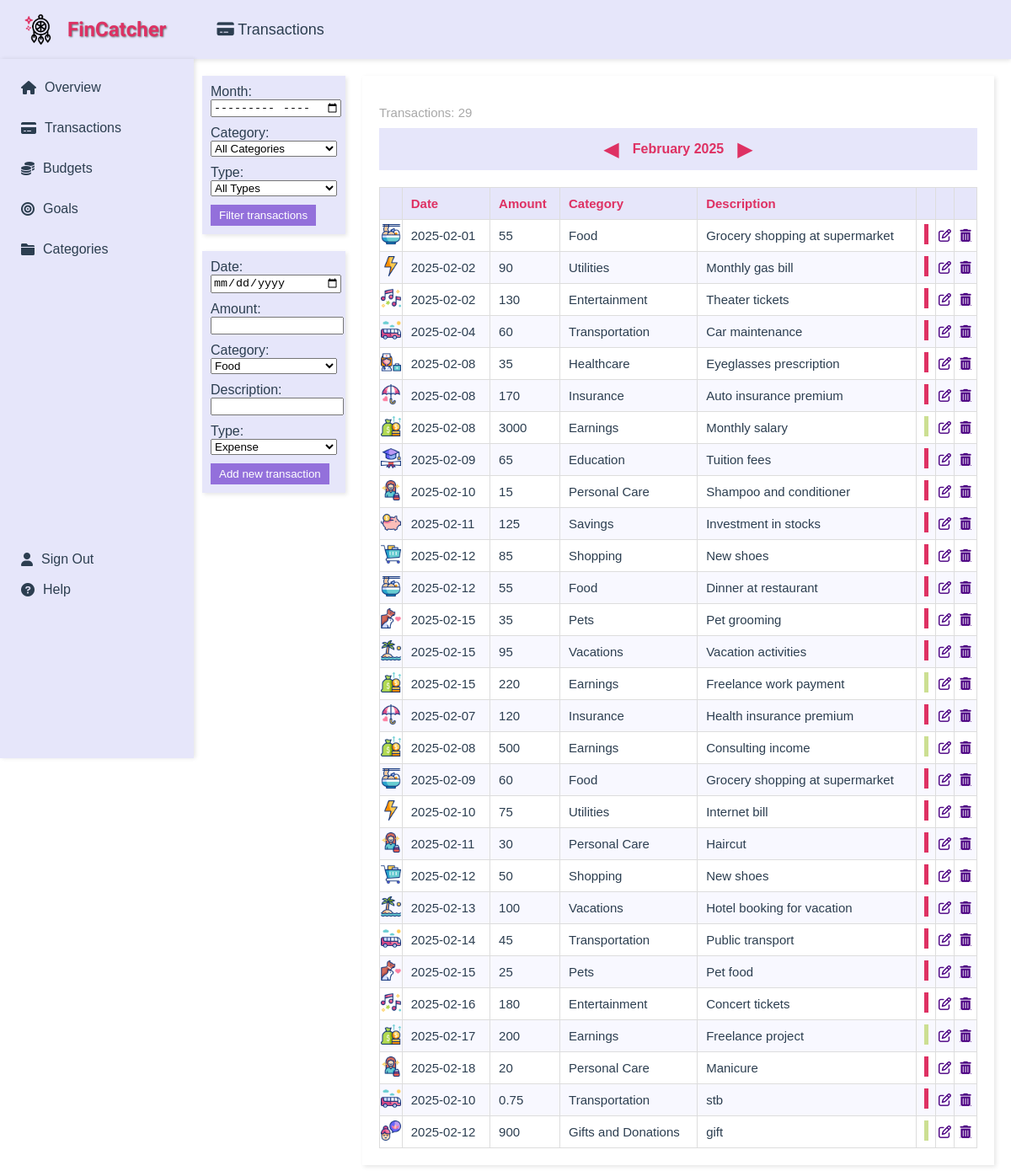
Page /transactions on the committed database.
### app/main/models.py (models this page shows)
class Transactions(db.Model):
    id = db.Column(db.Integer, primary_key=True, unique=True, nullable=False)
    date = db.Column(db.Date, nullable=False)
    amount = db.Column(db.Float, nullable=False)
    category_id = db.Column(db.Integer, db.ForeignKey('categories.id'), nullable=False)  # References Categories table
    description = db.Column(db.String(1000), nullable=True)
    type = db.Column(db.String(10), nullable=False)
    category = db.relationship('Categories', backref=db.backref('transactions', lazy=True))

class Categories(db.Model):
    id = db.Column(db.Integer, primary_key=True, unique=True, nullable=False)
    name = db.Column(db.String(50), unique=True, nullable=False)
    description = db.Column(db.String(1000), nullable=True)

### app/transactions/routes.py (the view, shortened to what this page needs)
@transactions.route('/transactions', methods=['GET', 'POST'])
def transactions_page():
    message = ""
    filter_month = request.args.get('filter_month')
    filter_category = request.args.get('filter_category')
    filter_type = request.args.get('filter_type')
    now = datetime.now()
    current_month = now.month
    current_year = now.year
    change_month = request.args.get('change_month', 0, type=int)
    if filter_month:
        try:
            year, month = map(int, filter_month.split('-'))
        except ValueError:
            year, month = current_year, current_month
    else:
        year, month = current_year, current_month
    new_date = datetime(year, month, 1) + relativedelta(months=change_month)
    new_month = new_date.month
    new_year = new_date.year
    filter_month = f'{new_year}-{new_month:02}'
    current_month_name = new_date.strftime('%B')
    query = Transactions.query.join(Categories).filter(Transactions.category_id == Categories.id)
    if filter_month:
        start_date = datetime.strptime(filter_month + '-01', '%Y-%m-%d')
        last_day = monthrange(new_year, new_month)[1]
        end_date = datetime.strptime(f'{filter_month}-{last_day}', '%Y-%m-%d')
        query = query.filter(Transactions.date >= start_date, Transactions.date <= end_date)
    if filter_category:
        query = query.filter(Transactions.category_id == filter_category)
    if filter_type:
        query = query.filter(Transactions.type == filter_type)
    transactions_list = query.all()
    categories = Categories.query.all()
    return render_template(
        'show_transactions.html',
        transactions=transactions_list,
        categories=categories,
        category_icons=category_icons,
        page_title='Transactions',
        icon='fas fa-credit-card',
        current_month=new_month,
        current_year=new_year,
        current_month_name=current_month_name,
        filter_month=filter_month
    )

### app/transactions/templates/show_transactions.html (shortened to what this page needs)
{% extends "layout.html" %}
{% block content %}
<div style="display: flex; flex-direction: row; justify-content: flex-start;">
    <div style="display: flex; flex-direction: column; margin-right: 20px;">
        <form id="filter-form" action="{{ url_for('transactions.transactions_page') }}" method="GET" style="background-color: #E6E6FA; padding: 10px; box-shadow: 2px 2px 5px rgba(0,0,0,0.1); margin-bottom: 20px; width: 150px;">
            <label for="filter-month" style="margin-bottom: 2px;">Month:</label>
            <input type="month" id="filter-month" name="filter_month" style="margin-bottom: 10px; width: 100%;">
            <label for="filter-category" style="margin-bottom: 2px;">Category:</label>
            <select id="filter-category" name="filter_category" style="margin-bottom: 10px; width: 100%;">
                <option value="">All Categories</option>
            </select>
            <label for="filter-type" style="margin-bottom: 2px;">Type:</label>
            <select id="filter-type" name="filter_type" style="margin-bottom: 10px; width: 100%;">
                <option value="">All Types</option>
            </select>
            <button type="submit" style="background-color: #9370DB; color: white; padding: 5px 10px; border: none; cursor: pointer;">Filter transactions</button>
        </form>
        <form id="add-transaction-form" action="{{ url_for('transactions.transactions_page') }}" method="POST" style="background-color: #E6E6FA; padding: 10px; box-shadow: 2px 2px 5px rgba(0,0,0,0.1); width: 150px;">
            <label for="date" style="margin-bottom: 2px;">Date:</label>
            <input type="date" id="date" name="date" required style="margin-bottom: 10px; width: 100%;">
            <label for="amount" style="margin-bottom: 2px;">Amount:</label>
            <input type="number" step="0.01" id="amount" name="amount" required style="margin-bottom: 10px; width: 100%;">
            <label for="category_id" style="margin-bottom: 2px;">Category:</label>
            <select id="category_id" name="category_id" required style="margin-bottom: 10px; width: 100%;">
                {% for category in categories %}
                    <option value="{{ category.id }}">{{ category.name }}</option>
                {% endfor %}
            </select>
            <label for="description" style="margin-bottom: 2px;">Description:</label>
            <input type="text" id="description" name="description" style="margin-bottom: 10px; width: 100%;">
            <label for="type" style="margin-bottom: 2px;">Type:</label>
            <select id="type" name="type" required style="margin-bottom: 10px; width: 100%;">
                <option value="expense">Expense</option>
            </select>
            <button type="submit" style="background-color: #9370DB; color: white; padding: 5px 10px; border: none; cursor: pointer;">Add new transaction</button>
        </form>
    </div>
    <div style="display: flex; flex-direction: row; width: calc(100% - 190px);">
        <div id="transactions-list" style="background-color: #ffffff; padding: 20px; box-shadow: 2px 2px 5px rgba(0,0,0,0.1); flex: 1;">
            <p style="font-size: 15px; color: #A9A9A9; margin-bottom: 10px;">Transactions: {{ transactions|length }}</p>
            <div class="filter-bar" style="display: flex; align-items: center; justify-content: center; margin-bottom: 20px; background-color: #E6E6FA; padding: 10px;">
                <form action="{{ url_for('transactions.transactions_page') }}" method="GET" style="display: flex; align-items: center;">
                    <button type="submit" name="change_month" value="-1" style="background: none; border: none; cursor: pointer; font-size: 24px; color: #DE3163;">&#9664;</button>
                    <span id="current-month" style="margin: 0 10px; font-weight: bold; color: #DE3163;">{{ current_month_name }} {{ current_year }}</span>
                    <button type="submit" name="change_month" value="1" style="background: none; border: none; cursor: pointer; font-size: 24px; color: #DE3163;">&#9654;</button>
                </form>
            </div>
            <table style="width: 100%; border-collapse: collapse; text-align: left; font-size: 15px;">
                <thead style="background-color: #E6E6FA; color: #DE3163;">
                    <tr>
                        <th style="padding: 10px; border: 1px solid #DDD;"></th>
                        <th style="padding: 10px; border: 1px solid #DDD;">Date</th>
                        <th style="padding: 10px; border: 1px solid #DDD;">Amount</th>
                        <th style="padding: 10px; border: 1px solid #DDD;">Category</th>
                        <th style="padding: 10px; border: 1px solid #DDD;">Description</th>
                        <th style="padding: 10px; border: 1px solid #DDD;"></th>
                        <th style="padding: 10px; border: 1px solid #DDD;"></th>
                        <th style="padding: 10px; border: 1px solid #DDD;"></th>
                    </tr>
                </thead>
                <tbody>
                    {% for transaction in transactions %}
                    <tr style="background-color: {% if loop.index0 % 2 == 0 %}#FFFFFF{% else %}#F8F8FF{% endif %};">
                        <td style="padding: 0; border: 1px solid #DDD; text-align: center;">
                            <img src="{{ category_icons[transaction.category_id] }}" alt="Category icon" style="width:24px; height:24px;">
                        </td>
                        <td style="padding: 10px; border: 1px solid #DDD;">{{ transaction.date }}</td>
                        <td style="padding: 10px; border: 1px solid #DDD;">
                            {{ "%.0f"|format(transaction.amount) if transaction.amount.is_integer() else "%.2f"|format(transaction.amount) }}
                        </td>
                        <td style="padding: 10px; border: 1px solid #DDD;">{{ transaction.category.name }}</td>
                        <td style="padding: 10px; border: 1px solid #DDD;">{{ transaction.description }}</td>
                        <td style="padding: 0px; border: 1px solid #DDD; text-align: center;">
                            {% if transaction.type == 'expense' %}
                                <div style="width: 5px; height: 24px; background-color: #DE3163; display: inline-block;"></div>
                            {% else %}
                                <div style="width: 5px; height: 24px; background-color: #CCDF92; display: inline-block;"></div>
                            {% endif %}
                        </td>
                        <td style="padding: 0; border: 1px solid #DDD; text-align: center;">
                            <a href="{{ url_for('transactions.edit_transaction', id=transaction.id) }}" class="edit-btn" style="color: #4B0082;">
                                <i class="fa-regular fa-pen-to-square"></i>
                            </a>
                        </td>
                        <td style="padding: 0; border: 1px solid #DDD; text-align: center;">
                            <div style="display: flex; justify-content: center; align-items: center; gap: 0;">
                                <a href="{{ url_for('transactions.delete_transaction', id=transaction.id) }}" class="delete-btn" style="display: flex; justify-content: center; align-items: center; width: 24px; height: 24px; text-align: center; color: #4B0082;" onclick="confirmDelete(event, {{ transaction.id }});">
                                    <i class="fas fa-trash-alt"></i>
                                </a>
                            </div>
                        </td>
                    </tr>
                {% endfor %}
                </tbody>
            </table>
        </div>
    </div>
    </div>
</div>
{% endblock %}

### app/main/templates/layout.html (shortened to what this page needs)
<!DOCTYPE html>
<html lang="en">
<head>
    <link rel="stylesheet" href="https://cdnjs.cloudflare.com/ajax/libs/font-awesome/6.0.0-beta3/css/all.min.css">
</head>
<body>
    <div class="header">
        <img src="{{ url_for('static', filename='images/dreamcatcher.gif') }}" alt="Dream Catcher">
        <h1>FinCatcher</h1>
        <span class="page-title"><i class="{{ icon }}"></i> {{ page_title }}</span>
    </div>
    <div class="sidebar">
        <a href="{{ url_for('main.overview') }}"><i class="fas fa-home"></i>Overview</a>
        <a href="{{ url_for('transactions.transactions_page') }}"><i class="fas fa-credit-card"></i>Transactions</a>
        <a href="{{ url_for('budgets.budgets_page') }}"><i class="fa-solid fa-coins"></i>Budgets</a>
        <a href="{{ url_for('goals.goals_page') }}"><i class="fas fa-bullseye"></i>Goals</a>
        <a href="{{ url_for('categories.categories_page') }}"><i class="fas fa-folder"></i>Categories</a>
        <div class="sidebar-bottom">
            <a href="{{ url_for('main.home') }}"><i class="fas fa-user"></i>Sign Out</a><br>
            <a href="{{ url_for('help_sign_out.help_page') }}"><i class="fas fa-question-circle"></i>Help</a>
        </div>
    </div>
    <div class="content">
        {% block content %}{% endblock %}
</body>
</html>

### app/main/templates/layout.html (style rules this page uses)
body { margin: 0; font-family: Arial, sans-serif; background-color: #ffffff; color: #2c3e50; }
.header { background-color: #e6e6fa; padding: 10px 20px; display: flex; align-items: center; box-shadow: 0px 2px 5px rgba(0, 0, 0, 0.1); }
.header img { height: 50px; margin-right: 10px; }
.header h1 { margin: 0; font-size: 24px; font-family: 'Poiret One', cursive; color: #de3163; text-shadow: 1px 1px 2px rgba(0, 0, 0, 0.5); }
.page-title { font-size: 18px; margin-left: 60px; color: #2c3e50; }
.sidebar { width: 200px; float: left; background-color: #e6e6fa; padding: 15px; box-shadow: 2px 0px 5px rgba(0, 0, 0, 0.1); height: 100vh; }
.sidebar a { display: flex; align-items: center; padding: 10px; color: #2c3e50; text-decoration: none; margin-bottom: 10px; transition: background-color 0.3s, color 0.3s; }
.sidebar a i { margin-right: 10px; }
.sidebar-bottom { margin-top: 330px; }
.sidebar-bottom a { margin-bottom: -20px; }
.content { margin-left: 220px; padding: 20px; }

### rows in the picture
Transactions: amount "55", type "expense" (drawn)
Transactions: amount "90", type "expense" (drawn)
Transactions: amount "130", type "expense" (drawn)
Transactions: amount "60", type "expense" (drawn)
Transactions: shows a picture, amount "35", type "expense" (drawn)
Transactions: amount "170", type "expense" (drawn)
Transactions: amount "3000", type "income" (drawn)
Transactions: shows a picture, amount "65", type "expense" (drawn)
Transactions: amount "15", type "expense" (drawn)
Transactions: shows a picture, amount "125", type "expense" (drawn)
Transactions: amount "85", type "expense" (drawn)
Transactions: amount "55", type "expense" (drawn)
Transactions: amount "35", type "expense" (drawn)
Transactions: amount "95", type "expense" (drawn)
Transactions: amount "220", type "income" (drawn)
Transactions: amount "120", type "expense" (drawn)
Transactions: amount "500", type "income" (drawn)
Transactions: amount "60", type "expense" (drawn)
Transactions: amount "75", type "expense" (drawn)
Transactions: amount "30", type "expense" (drawn)
Transactions: amount "50", type "expense" (drawn)
Transactions: amount "100", type "expense" (drawn)
Transactions: amount "45", type "expense" (drawn)
Transactions: amount "25", type "expense" (drawn)
Transactions: amount "180", type "expense" (drawn)
Transactions: amount "200", type "income" (drawn)
Transactions: amount "20", type "expense" (drawn)
Transactions: amount "0.75", type "expense" (drawn)
Transactions: shows a picture, amount "900", type "income" (drawn)

### other values in the picture
{{ page_title }} "Transactions"
{{ transactions|length }} "29"
{{ current_month_name }} "February"
{{ current_year }} "2025"
form field category_id "Food"
